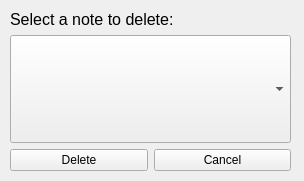
<?xml version="1.0" encoding="UTF-8"?>
<ui version="4.0">
 <class>Deletedialogue</class>
 <widget class="QWidget" name="Deletedialogue">
  <property name="windowModality">
   <enum>Qt::ApplicationModal</enum>
  </property>
  <property name="geometry">
   <rect>
    <x>0</x>
    <y>0</y>
    <width>304</width>
    <height>181</height>
   </rect>
  </property>
  <property name="font">
   <font>
    <kerning>true</kerning>
   </font>
  </property>
  <property name="contextMenuPolicy">
   <enum>Qt::DefaultContextMenu</enum>
  </property>
  <property name="windowTitle">
   <string>Delete a note</string>
  </property>
  <property name="windowIcon">
   <iconset resource="resources.qrc">
    <normaloff>:/images/icon.tga</normaloff>:/images/icon.tga</iconset>
  </property>
  <property name="autoFillBackground">
   <bool>true</bool>
  </property>
  <widget class="QWidget" name="gridLayoutWidget">
   <property name="geometry">
    <rect>
     <x>10</x>
     <y>10</y>
     <width>281</width>
     <height>161</height>
    </rect>
   </property>
   <layout class="QGridLayout" name="gridLayout">
    <property name="sizeConstraint">
     <enum>QLayout::SetMaximumSize</enum>
    </property>
    <item row="1" column="0" colspan="2">
     <widget class="QComboBox" name="comboBox">
      <property name="sizePolicy">
       <sizepolicy hsizetype="Ignored" vsizetype="Ignored">
        <horstretch>0</horstretch>
        <verstretch>0</verstretch>
       </sizepolicy>
      </property>
      <property name="frame">
       <bool>true</bool>
      </property>
     </widget>
    </item>
    <item row="2" column="0">
     <widget class="QPushButton" name="deleteButton">
      <property name="sizePolicy">
       <sizepolicy hsizetype="Ignored" vsizetype="Fixed">
        <horstretch>0</horstretch>
        <verstretch>0</verstretch>
       </sizepolicy>
      </property>
      <property name="text">
       <string>Delete</string>
      </property>
     </widget>
    </item>
    <item row="2" column="1">
     <widget class="QPushButton" name="cancelButton">
      <property name="sizePolicy">
       <sizepolicy hsizetype="Ignored" vsizetype="Fixed">
        <horstretch>0</horstretch>
        <verstretch>0</verstretch>
       </sizepolicy>
      </property>
      <property name="text">
       <string>Cancel</string>
      </property>
     </widget>
    </item>
    <item row="0" column="0" colspan="2">
     <widget class="QLabel" name="label">
      <property name="sizePolicy">
       <sizepolicy hsizetype="Preferred" vsizetype="Fixed">
        <horstretch>0</horstretch>
        <verstretch>0</verstretch>
       </sizepolicy>
      </property>
      <property name="font">
       <font>
        <pointsize>12</pointsize>
       </font>
      </property>
      <property name="text">
       <string>Select a note to delete:</string>
      </property>
     </widget>
    </item>
   </layout>
  </widget>
 </widget>
 <resources>
  <include location="resources.qrc"/>
 </resources>
 <connections/>
</ui>
